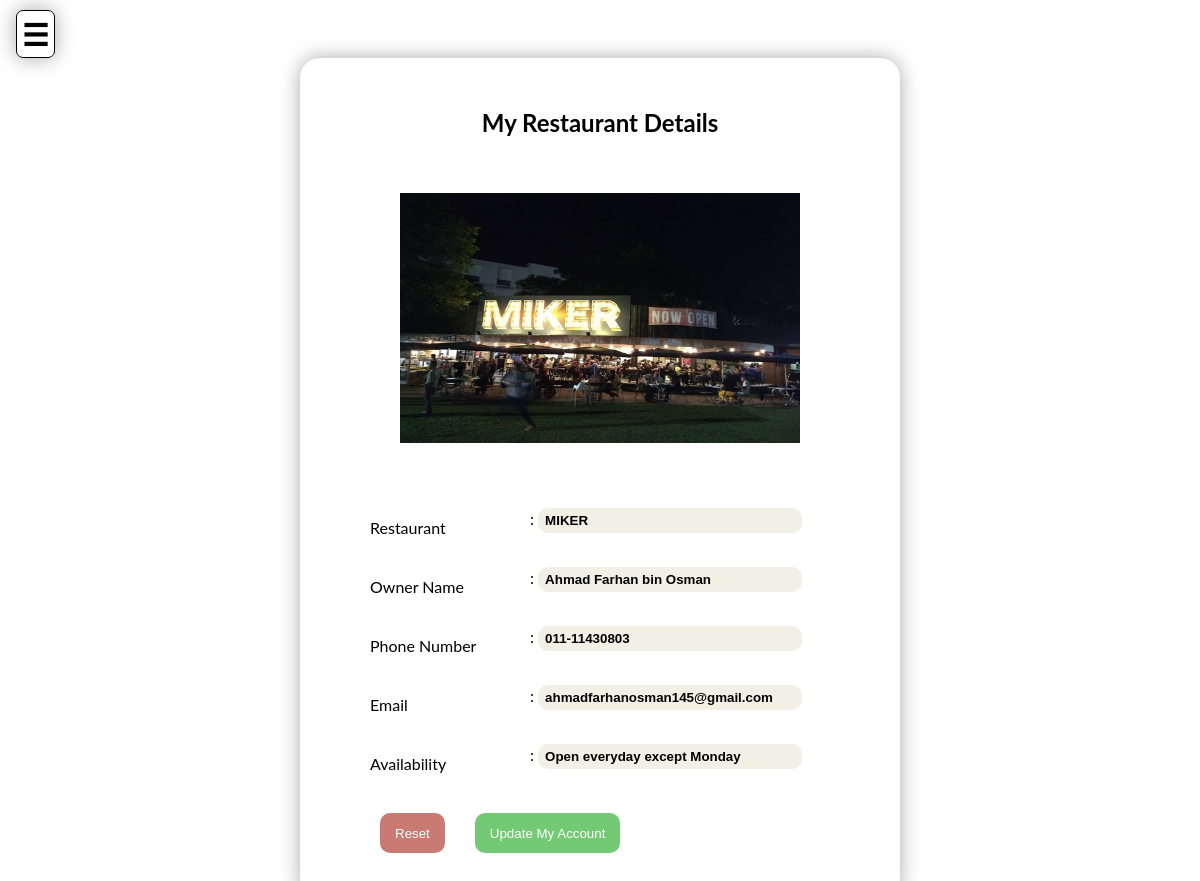
Page /admin-homepage.php (signed in) on the committed database.
### tables this page shows
CREATE TABLE `restaurant_owner` (
  `owner_id` int(11) NOT NULL,
  `restaurant_name` varchar(255) NOT NULL,
  `owner_name` varchar(255) NOT NULL,
  `phone_no` varchar(255) NOT NULL,
  `owner_email` varchar(255) NOT NULL,
  `restaurant_img` varchar(255) NOT NULL,
  `available` varchar(255) NOT NULL
);

### admin-homepage.php (the view, shortened to what this page needs)
<?php
	include_once 'dbConn.php';
	$ownerID=$_SESSION['ownerID'];
?>
<!DOCTYPE html>
<html>
<head>
</head>
<body>
	<?php
	$sql = "SELECT * FROM restaurant_owner WHERE owner_id = '$ownerID';";
	$result = mysqli_query($conn, $sql);
	$resName = $ownName = $phone = $email = $image = "";
	while ($record = mysqli_fetch_assoc($result)) {
		$resName = $record['restaurant_name'];
		$ownName = $record['owner_name'];
		$phone = $record['phone_no'];
		$email = $record['owner_email'];
		$image = $record['restaurant_img'];
		$available= $record['available'];
	}
	?>
<div id="main">
	<span class="navbar-brand-border" style="font-size:30px;cursor:pointer;font-weight: bold" onclick="openNav()">&#9776; </span>
  <div class="my-account" >
			<div class="my-account-box">
				<center><div class="title-myaccount">
					<h2>My Restaurant Details</h2>
				</div></center>
				<center><div class="gambar">
					<img src=<?php echo $image ;?>
				</div></center>
				<form method="POST" action="admin-homepage.php?action=edit">
					<div class="details">
						<div class="part-detail">
							<div class="label">Restaurant</div>
							<div class="data-cust">:
								<input type="text" name="res-name" placeholder="<?php echo $resName ;?>" value="<?php echo $resName ;?>" required>
							</div>
						</div>
						<div class="part-detail">
							<div class="label">Owner Name</div>
							<div class="data-cust">:
								<input type="text" name="owner-name" placeholder="<?php echo $ownName ;?>" value="<?php echo $ownName ;?>" required>
							</div>
						</div>
						<div class="part-detail">
							<div class="label">Phone Number </div>
							<div class="data-cust">:
								<input type="text" name="phoneNo" placeholder="<?php echo $phone ;?>" value="<?php echo $phone ;?>" required>
							</div>
						</div>
						<div class="part-detail">
							<div class="label">Email</div>
							<div class="data-cust">:
								<input type="text" name="email" placeholder="<?php echo $email ;?>" value="<?php echo $email ;?>" required>
							</div>
						</div>
						<div class="part-detail">
							<div class="label">Availability</div>
							<div class="data-cust">:
								<input type="text" name="available" placeholder="<?php echo $available ;?>" value="<?php echo $available ;?>" required>
							</div>
						</div>
					</div>
					<div class="form-button">
						<div class="reset-button">
							<button type="reset" value="Reset">Reset</button>
						</div>
						<div class="update-button">
							<button type="submit" value="edit">Update My Account</button>
						</div>
					</div>
				</form>
			</div>
		</div>
</div>
</body>
</html>

### admin-homepage.php (style rules this page uses)
body { font-family: "Lato", sans-serif; }
#main { transition: margin-left .5s; padding: 16px; }
body { margin: 0px; padding: 0px; }
.my-account { margin: 0 auto; box-shadow: 0px 0px 20px darkgray; border-radius: 20px; height: 840px; width: 600px; margin-bottom: 30px; border: 1px transparent black; }
.gambar { height: 300px; width: 400px; }
img { width: 100%; height: 250px; }
.my-account-box { margin: 0 auto; }
.my-account-box, .details { display: flex; flex-direction: column; margin: 5px; margin-left: 30px; margin-right: 30px; }
.title-myaccount { text-align: center; height: 55px; width: 400px; margin-top: 50px; margin-bottom: 30px; }
.part-detail { margin: 10px 0px; display: flex; flex-direction: row; }
.label { width: 150px; padding: 10px; }
.data-cust { width: 300px; }
.data-cust input { color: black; font-weight: bold; width: 250px; background-color: #f2efe4; border: 1px transparent; border-radius: 10px; padding: 5px 7px; }
.form-button { margin: 20px; display: flex; flex-direction: row; }
.reset-button button, .update-button button { height: 40px; border: 1px transparent; border-radius: 10px; margin-left: 30px; padding: 0px 15px; color: white; transition-duration: 0.3s; }
.reset-button button { background-color: #c97a73; }
.update-button button { background-color: #73c974; }
.navbar-brand-border { border: 1px solid black; padding: 5px; border-radius: 7px; box-shadow: 0px 0px 20px darkgray; }

### rows in the picture
restaurant_owner: restaurant_img (picture), res-name "MIKER", owner-name "Ahmad Farhan bin Osman", phoneNo "011-11430803", email "ahmadfarhanosman145@gmail.com", available "Open everyday except Monday"
